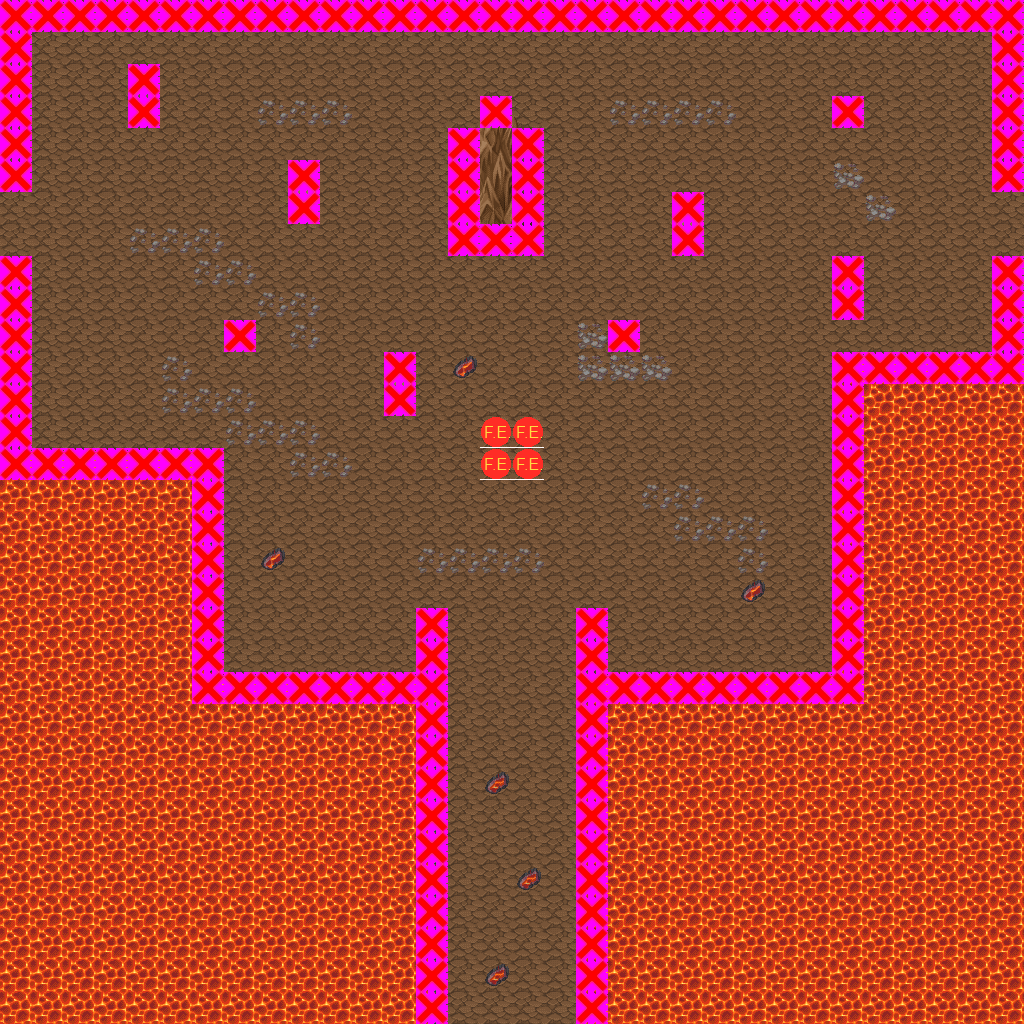

This game map was drawn from its Tiled (.tmx) file and the tilesets committed beside it. A one-line description and the trimmed map source follow:
An orthogonal 32x32 tile map with 32x32 px tiles, 5 tile layers (Layer 1, Layer 2, Clip, Enemy, ...), 8 tilesets and 3 objects (3x Portal).

<map version="1.0" orientation="orthogonal" width="32" height="32" tilewidth="32" tileheight="32">
 <tileset firstgid="1" name="Rock" tilewidth="32" tileheight="32">
  <image source="rock.png" />
  <tile id="0">
   <properties>
    <property name="TileType" value="0" />
    <property name="TileType" value="0" />
    <property name="TileType" value="0" />
    <property name="TileType" value="0" />
    <property name="TileType" value="0" />
    <property name="TileType" value="0" />
    <property name="TileType" value="0" />
    <property name="TileType" value="0" />
    <property name="TileType" value="0" />
    <property name="TileType" value="0" />
    <property name="TileType" value="0" />
    <property name="TileType" value="0" />
   </properties>
  </tile>
 </tileset>
 <tileset firstgid="2" name="Lava" tilewidth="32" tileheight="32">
  <image source="lava.png" />
  <tile id="0">
   <properties>
    <property name="TileType" value="1" />
    <property name="TileType" value="1" />
    <property name="TileType" value="1" />
    <property name="TileType" value="1" />
    <property name="TileType" value="1" />
    <property name="TileType" value="1" />
    <property name="TileType" value="1" />
    <property name="TileType" value="1" />
    <property name="TileType" value="1" />
    <property name="TileType" value="1" />
    <property name="TileType" value="1" />
    <property name="TileType" value="1" />
   </properties>
  </tile>
 </tileset>
 <tileset firstgid="3" name="FireEnemy" tilewidth="32" tileheight="32">
  <image source="FireEnemyIcon.png" trans="ff00ff" />
  <tile id="0">
   <properties>
    <property name="Type" value="Fire" />
    <property name="Type" value="Fire" />
    <property name="Type" value="Fire" />
    <property name="Type" value="Fire" />
    <property name="Type" value="Fire" />
    <property name="Type" value="Fire" />
    <property name="Type" value="Fire" />
    <property name="Type" value="Fire" />
    <property name="Type" value="Fire" />
    <property name="Type" value="Fire" />
    <property name="Type" value="Fire" />
    <property name="Type" value="Fire" />
   </properties>
  </tile>
  <tile id="1">
   <properties>
    <property name="Type" value="Wind" />
    <property name="Type" value="Wind" />
    <property name="Type" value="Wind" />
    <property name="Type" value="Wind" />
    <property name="Type" value="Wind" />
    <property name="Type" value="Wind" />
    <property name="Type" value="Wind" />
    <property name="Type" value="Wind" />
    <property name="Type" value="Wind" />
   </properties>
  </tile>
 </tileset>
 <tileset firstgid="5" name="Clip" tilewidth="32" tileheight="32">
  <image source="solid.jpg" trans="ff00ff" />
 </tileset>
 <tileset firstgid="6" name="MountainPieces" tilewidth="32" tileheight="32">
  <image source="MountainPieces.png" trans="ffffff" />
 </tileset>
 <tileset firstgid="318" name="ConnectionLavat" tilewidth="32" tileheight="32">
  <image source="ConnectionLavat.png" trans="ffffff" />
 </tileset>
 <tileset firstgid="366" name="LavaGround" tilewidth="32" tileheight="32">
  <image source="LavaGround.png" trans="ffffff" />
 </tileset>
 <tileset firstgid="414" name="Overflow" tilewidth="32" tileheight="32">
  <image source="Overflow.png" trans="ffffff" />
 </tileset>
 <layer name="Layer 1" width="32" height="32">
  <data>[1024 cells, 1024 non-empty, 1 distinct tile ids]</data>
 </layer>
 <layer name="Layer 2" width="32" height="32">
  <data>[1024 cells, 546 non-empty, 40 distinct tile ids]</data>
 </layer>
 <layer name="Clip" width="32" height="32">
  <data>[1024 cells, 143 non-empty, 1 distinct tile ids]</data>
 </layer>
 <layer name="Enemy" width="32" height="32">
  <data>[1024 cells, 4 non-empty, 1 distinct tile ids]</data>
 </layer>
 <objectgroup name="Objects" width="32" height="32">
  <object name="Portal" type="Portal" x="447" y="988" width="119" height="36">
   <properties>
    <property name="DestinationMap" value="Levels\TestFireMap\MountainEntrance" />
    <property name="DestinationX" value="15" />
    <property name="DestinationY" value="13" />
   </properties>
  </object>
  <object name="Portal4" type="Portal" x="996" y="203" width="19" height="47">
   <properties>
    <property name="DestinationMap" value="Levels\TestFireMap\Mountain2" />
    <property name="DestinationX" value="2" />
    <property name="DestinationY" value="4" />
   </properties>
  </object>
  <object name="Portal2" type="Portal" x="9" y="196" width="17" height="52">
   <properties>
    <property name="DestinationMap" value="Levels\TestFireMap\Mountain6" />
    <property name="DestinationX" value="28" />
    <property name="DestinationY" value="7" />
   </properties>
  </object>
 </objectgroup>
 <layer name="Collectable" width="32" height="32">
  <data>[1024 cells, 0 non-empty, 0 distinct tile ids]</data>
 </layer>
</map>
